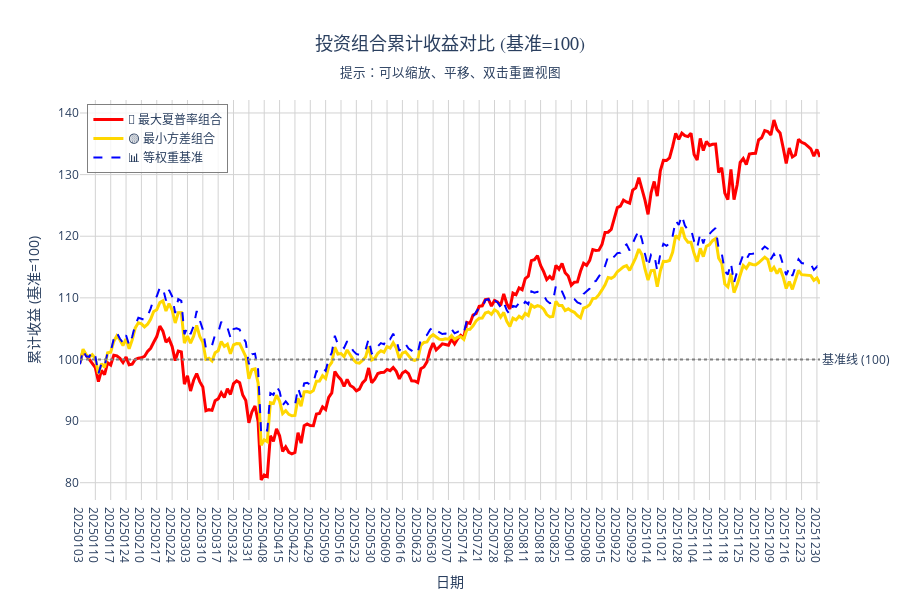

The code cell stored with this chart in its notebook:
### Code cell
# ========== 使用Plotly绘制交互式收益曲线 ==========
print('\n' + '='*80)
print('📊 交互式收益曲线图（可缩放、可查看具体数值）')
print('='*80)

# 创建Plotly图表
fig = go.Figure()

# 添加最大夏普率组合曲线
fig.add_trace(go.Scatter(
    x=max_sharpe_cumulative.index,
    y=max_sharpe_cumulative.values,
    mode='lines',
    name='🔴 最大夏普率组合',
    line=dict(color='red', width=3),
    hovertemplate='<b>最大夏普率</b><br>日期: %{x}<br>累计收益: %{y:.2f}<extra></extra>'
))

# 添加最小方差组合曲线
fig.add_trace(go.Scatter(
    x=min_var_cumulative.index,
    y=min_var_cumulative.values,
    mode='lines',
    name='🟡 最小方差组合',
    line=dict(color='gold', width=3),
    hovertemplate='<b>最小方差</b><br>日期: %{x}<br>累计收益: %{y:.2f}<extra></extra>'
))

# 添加等权重基准曲线
fig.add_trace(go.Scatter(
    x=equal_cumulative.index,
    y=equal_cumulative.values,
    mode='lines',
    name='📊 等权重基准',
    line=dict(color='blue', width=2, dash='dash'),
    hovertemplate='<b>等权重基准</b><br>日期: %{x}<br>累计收益: %{y:.2f}<extra></extra>'
))

# 添加基准线
fig.add_hline(y=100, line_dash="dot", line_color="gray", 
              annotation_text="基准线 (100)", annotation_position="right")

# 更新布局
fig.update_layout(
    title={
        'text': '投资组合累计收益对比 (基准=100)<br><sub>提示：可以缩放、平移、双击重置视图</sub>',
        'x': 0.5,
        'xanchor': 'center',
        'font': {'size': 18, 'family': 'Arial Black'}
    },
    xaxis_title='日期',
    yaxis_title='累计收益 (基准=100)',
    hovermode='x unified',
    template='plotly_white',
    height=600,
    legend=dict(
        yanchor="top",
        y=0.99,
        xanchor="left",
        x=0.01,
        bgcolor='rgba(255,255,255,0.8)',
        bordercolor='gray',
        borderwidth=1
    ),
    xaxis=dict(
        showgrid=True,
        gridwidth=1,
        gridcolor='LightGray'
    ),
    yaxis=dict(
        showgrid=True,
        gridwidth=1,
        gridcolor='LightGray'
    )
)

iplot(fig)

print('\n✅ 交互式图表已生成！您可以：')
print('   • 鼠标悬停查看具体数值')
print('   • 拖动缩放查看特定时间段')
print('   • 双击图表重置视图')
print('   • 点击图例隐藏/显示特定曲线')
print('='*80)

### Figure 1 — Plotly figure (JSON) as saved in the notebook; plotly's stock layout.template omitted (floating-point values rounded to 4 significant figures; data arrays with more than 128 entries replaced by an {"elided": "..."} marker saying what was removed)
{"data": [{"hovertemplate": "<b>最大夏普率</b><br>日期: %{x}<br>累计收益: %{y:.2f}<extra></extra>", "line": {"color": "red", "width": 3}, "mode": "lines", "name": "🔴 最大夏普率组合", "type": "scatter", "x": {"elided": "242 str values"}, "y": {"elided": "242 float values"}}, {"hovertemplate": "<b>最小方差</b><br>日期: %{x}<br>累计收益: %{y:.2f}<extra></extra>", "line": {"color": "gold", "width": 3}, "mode": "lines", "name": "🟡 最小方差组合", "type": "scatter", "x": {"elided": "242 str values"}, "y": {"elided": "242 float values"}}, {"hovertemplate": "<b>等权重基准</b><br>日期: %{x}<br>累计收益: %{y:.2f}<extra></extra>", "line": {"color": "blue", "dash": "dash", "width": 2}, "mode": "lines", "name": "📊 等权重基准", "type": "scatter", "x": {"elided": "242 str values"}, "y": {"elided": "242 float values"}}], "layout": {"annotations": [{"showarrow": false, "text": "基准线 (100)", "x": 1, "xanchor": "left", "xref": "x domain", "y": 100, "yanchor": "middle", "yref": "y"}], "height": 600, "hovermode": "x unified", "legend": {"bgcolor": "rgba(255,255,255,0.8)", "bordercolor": "gray", "borderwidth": 1, "x": 0.01, "xanchor": "left", "y": 0.99, "yanchor": "top"}, "shapes": [{"line": {"color": "gray", "dash": "dot"}, "type": "line", "x0": 0, "x1": 1, "xref": "x domain", "y0": 100, "y1": 100, "yref": "y"}], "title": {"font": {"family": "Arial Black", "size": 18}, "text": "投资组合累计收益对比 (基准=100)<br><sub>提示：可以缩放、平移、双击重置视图</sub>", "x": 0.5, "xanchor": "center"}, "xaxis": {"gridcolor": "LightGray", "gridwidth": 1, "showgrid": true, "title": {"text": "日期"}}, "yaxis": {"gridcolor": "LightGray", "gridwidth": 1, "showgrid": true, "title": {"text": "累计收益 (基准=100)"}}}}
